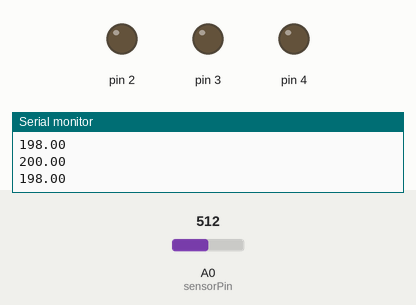
Bench run of a sketch on a simulated Arduino Uno, built with avr-gcc and run on an emulated ATmega328P. Parts: output pins drawn as LEDs (lit = HIGH), the last lines printed to the serial monitor. Inputs (shaded band) come from the test bench; at power-on: A0 (sensorPin) = 512.

Above: at 1.2 s.
1.3 s: A0 (sensorPin) set to 515
At 2.5 s:
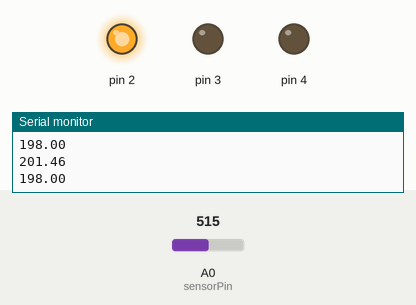
2.8 s: A0 (sensorPin) set to 716
At 3.7 s:
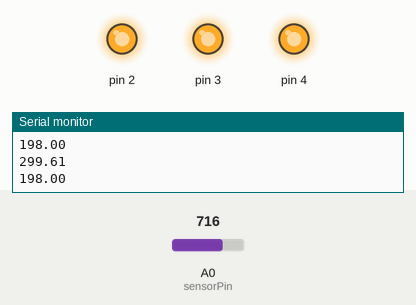
4.3 s: A0 (sensorPin) set to 511
At 4.7 s:
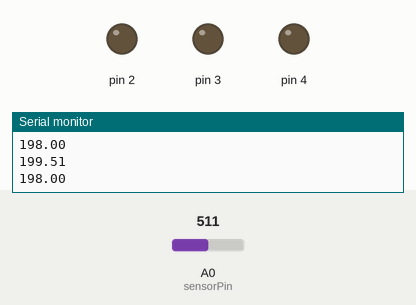
5.8 s: A0 (sensorPin) set to 900
At 7.0 s:
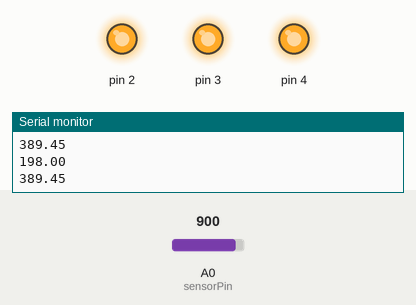
Timing chart, 0 to 8.3 s (numbered marks = the images above; inputs shaded):
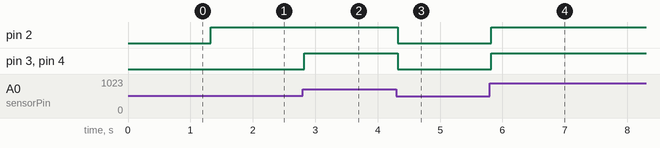

Measured:
- the behaviour switches between 514 and 515 on A0 (sensorPin) (found by bisection; images 0 and 1)
- after the input at 1.3 s, pin 2: LOW → HIGH at once
- after the input at 2.8 s, pin 3, pin 4: LOW → HIGH at once
- after the input at 4.3 s, pin 2–4: HIGH → LOW at once
- after the input at 5.8 s, pin 2–4: LOW → HIGH at once

The sketch:

love-o-meter.ino
```cpp
const int sensorPin = A0;
float baselineTemp = 0;

// Get temperature in Celsius from analog sensor
float getTemperature() {
  float temperature = (((analogRead(sensorPin) / 1024.0) * 5.0) - .5) * 100;
  return temperature;
}

void setup() {
  // Open serial port
  Serial.begin(9600);

  // Configure digital pin 2, 3 and 4 to be outputs and set initial value of each pin to LOW
  for (int pinNumber = 2; pinNumber < 5; pinNumber++) {
    pinMode(pinNumber, OUTPUT);
    digitalWrite(pinNumber, LOW);
  }

  // Set baseline temperature
  for (int measurement = 1; measurement < 100; measurement++) {
    float temperature = getTemperature();
    baselineTemp = baselineTemp + temperature;
  }

  baselineTemp = baselineTemp / 100;
}

void loop() {
  // Get temperature in Celsius from analog sensor
  float temperature = getTemperature();

  // Print baseline temperature in serial monitor
  Serial.println(baselineTemp);

  // Print measured temperature in serial monitor
  Serial.println(temperature);

  // Light LEDs
  if (temperature < baselineTemp + 3) {
    digitalWrite(2, LOW);
    digitalWrite(3, LOW);
    digitalWrite(4, LOW);
  } else if (temperature >= baselineTemp + 3 && temperature < baselineTemp + 6) {
    digitalWrite(2, HIGH);
    digitalWrite(3, LOW);
    digitalWrite(4, LOW);
  } else if (temperature >= baselineTemp + 6 && temperature < baselineTemp + 9) {
    digitalWrite(2, HIGH);
    digitalWrite(3, HIGH);
    digitalWrite(4, LOW);
  } else if (temperature >= baselineTemp + 9) {
    digitalWrite(2, HIGH);
    digitalWrite(3, HIGH);
    digitalWrite(4, HIGH);
  }

  delay(1);
}
```
